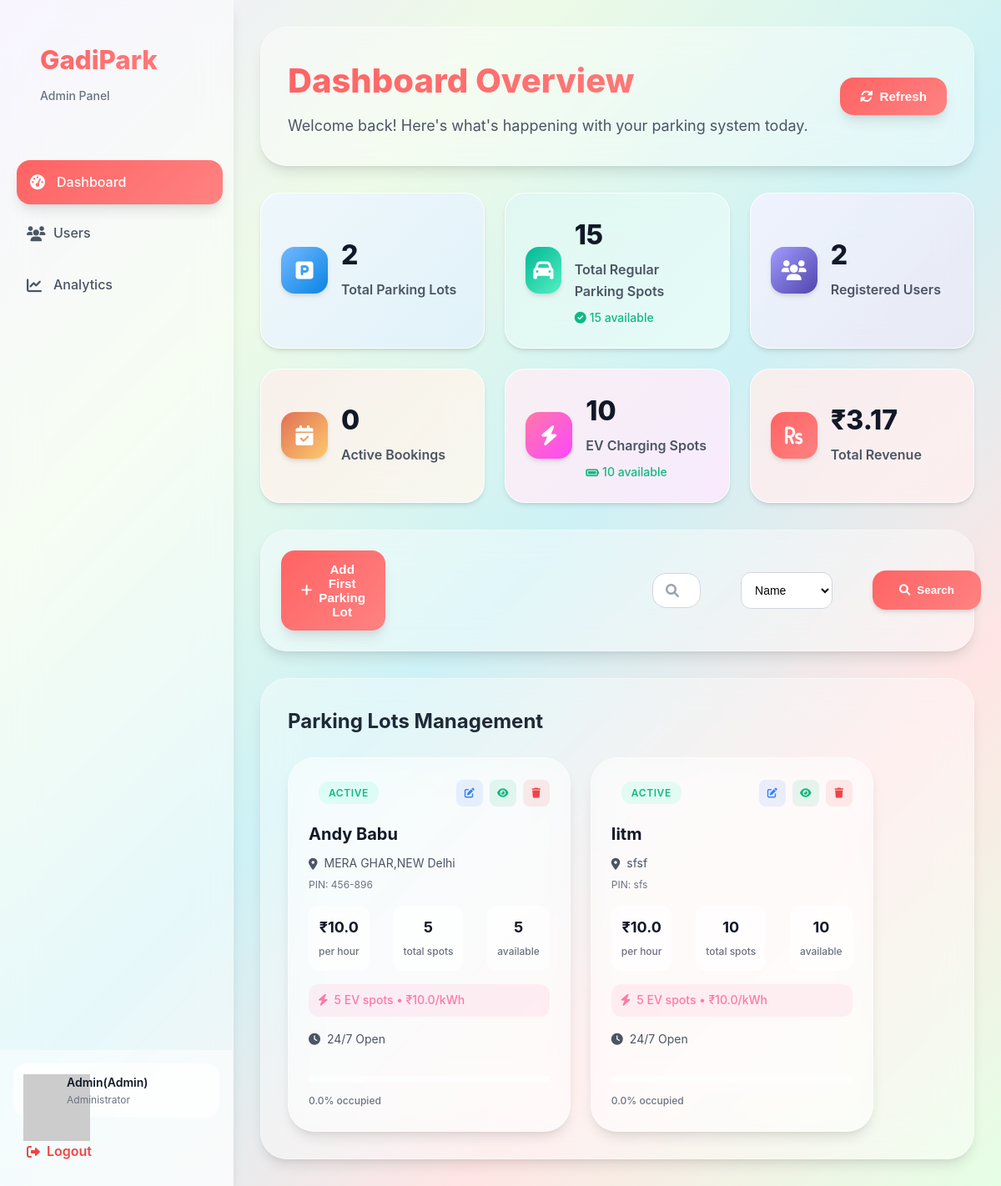
Page /admin_dashboard (signed in) on the committed database.
### models/user.py (models this page shows, shortened)
class User(db.Model):
    __tablename__ = 'users'
    id=db.Column(db.Integer,primary_key=True)
    username=db.Column(db.String(80),unique=True,nullable=False)
    password_hash=db.Column(db.String(128),nullable=False)
    full_name=db.Column(db.String(80),nullable=True)
    is_admin=db.Column(db.Boolean,default=False)
    wallet_balance=db.Column(db.Float,default=0.00)
    total_parkings=db.Column(db.Integer,default=0)
    total_spendings=db.Column(db.Float,default=0)
    registration_date=db.Column(db.DateTime,default=db.func.current_timestamp())

### models/parking_lot.py (models this page shows, shortened)
class ParkingLot(db.Model):
    __tablename__ = 'parking_lots'
    id = db.Column(db.Integer, primary_key=True)
    name= db.Column(db.String(80), unique=True, nullable=False)
    address = db.Column(db.String(200), nullable=False)
    pincode = db.Column(db.String(10), nullable=False)
    hourly_rate = db.Column(db.Float, nullable=False)
    total_spots = db.Column(db.Integer, nullable=False)
    occupied_regular_spots = db.Column(db.Integer, default=0)
    occupied_ev_spots = db.Column(db.Integer, default=0)
    ev_spots = db.Column(db.Integer, default=0)
    ev_charging_rate = db.Column(db.Float, nullable=True)
    opening_time = db.Column(db.String(10), nullable=True)
    closing_time = db.Column(db.String(10), nullable=True)
    is_24_hours = db.Column(db.Boolean, default=False)
    description = db.Column(db.String(200), nullable=True)

### routes/admin.py (the view, shortened to what this page needs)
@admin_bp.route('/admin_dashboard')
@login_required
@admin_required
def admin_dashboard():
    lots=ParkingLot.query.all()
    user = User.query.get(session.get('user_id'))
    spots=ParkingSpot.query.all()
    t_lots=lots
    search=request.args.get('search','').strip()
    search_filter=request.args.get('search_filter')
    if search_filter == 'name':
        lots=ParkingLot.query.filter(ParkingLot.name.ilike(f'%{search}%'))
    if search_filter == 'location':
        lots=ParkingLot.query.filter(ParkingLot.address.ilike(f'%{search}%'))
    if search_filter == 'pincode':
        lots=ParkingLot.query.filter(ParkingLot.pincode.ilike(f'%{search}%'))
    lot_id=request.args.get('lot_id')
    def spots_count(is_ev):
        return ParkingSpot.query.filter_by(is_ev_spot=is_ev).count()
    total_regular_available_spots=ParkingSpot.query.filter_by(status='available',is_ev_spot=0).count()
    total_ev_available_spots=ParkingSpot.query.filter_by(status='available',is_ev_spot=1).count()
    total_regular_spots=spots_count(0)
    total_ev_spots=spots_count(1)
    bookings=Booking.query.all()
    bookings_lot_id=[]
    for b in bookings:
        bookings_lot_id.append(b.lot_id)
    active_bookings=Booking.query.count()
    total_users=User.query.count() - 1
    lot = None
    if lot_id:
        lot=ParkingLot.query.filter_by(id=lot_id).first()
    history=History.query.all()
    total_revenue=0
    for h in history:
        total_revenue+=h.total_amount_paid
    return render_template('admin_dashboard.html',lots=lots,lot=lot,user=user,spots=spots,total_regular_available_spots=total_regular_available_spots,total_users=total_users,total_ev_available_spots=total_ev_available_spots,total_regular_spots=total_regular_spots,total_ev_spots=total_ev_spots,active_bookings=active_bookings,total_revenue=total_revenue,t_lots=t_lots,bookings_lot_id=bookings_lot_id)

### Templates/admin_dashboard.html (shortened to what this page needs)
{%extends "base.html" %}
{%block style%}
<link rel="stylesheet" href="{{url_for('static',filename='css/admin_dashboard.css')}}">
<link rel="stylesheet" href="{{url_for('static',filename='css/modal.css')}}">
{%endblock%}
{%block content %}
    <div class="dashboard-container">
        {% include 'admin_sidebar.html' %}
        <div class="main-content">
            <div class="content-header bg">
                <div class="header-left">
                    <h1>Dashboard Overview</h1>
                    <p>Welcome back! Here's what's happening with your parking system today.</p>
                </div>
                <div class="header-right">
                    <a href="{{url_for('admin.admin_dashboard')}}">
                        <button class="btn-style" onclick="location.reload()">
                            <i class="fas fa-sync-alt"></i>
                            Refresh
                        </button>
                    </a>
                </div>
            </div>
            <div class="grid-section">
                <div class="grid-card primary">
                    <div class="grid-icon">
                        <i class="fa-solid fa-square-parking"></i>
                    </div>
                    <div class="grid-content">
                        <h3>{{t_lots|length}}</h3>
                        <p>Total Parking Lots</p>
                    </div>
                </div>
                <div class="grid-card success">
                    <div class="grid-icon">
                        <i class="fas fa-car"></i>
                    </div>
                    <div class="grid-content">
                        <h3>{{total_regular_spots}}</h3>
                        <p>Total Regular Parking Spots</p>
                        <span class="grid-change positive">
                            <i class="fas fa-check-circle"></i>
                            {{total_regular_available_spots}} available
                        </span>
                    </div>
                </div>
                <div class="grid-card info">
                    <div class="grid-icon">
                        <i class="fas fa-users"></i>
                    </div>
                    <div class="grid-content">
                        <h3>{{total_users}}</h3>
                        <p>Registered Users</p>
                    </div>
                </div>
                <div class="grid-card warning">
                    <div class="grid-icon">
                        <i class="fas fa-calendar-check"></i>
                    </div>
                    <div class="grid-content">
                        <h3>{{active_bookings}}</h3>
                        <p>Active Bookings</p>
                    </div>
                </div>
                <div class="grid-card electric">
                    <div class="grid-icon">
                        <i class="fas fa-bolt"></i>
                    </div>
                    <div class="grid-content">
                        <h3>{{total_ev_spots}}</h3>
                        <p>EV Charging Spots</p>
                        <span class="grid-change positive">
                            <i class="fas fa-battery-full"></i>
                            {{total_ev_available_spots }} available
                        </span>
                    </div>
                </div>
                <div class="grid-card revenue">
                    <div class="grid-icon">
                        <i class="fas fa-rupee-sign"></i>
                    </div>
                    <div class="grid-content">
                        <h3>₹{{"%.2f"|format(total_revenue)}}</h3>
                        <p>Total Revenue</p>
                    </div>
                </div>
            </div>
            <div class="search-section bg " id="search-section">
                <button class="btn-style" id="add_parking_lot">
                    <i class="fas fa-plus"></i>
                        Add First Parking Lot
                </button>
                <form action="{{url_for('admin.admin_dashboard')}}" method="get">
                    <div class="search-container" id="search-container">
                        <div class="search-box">
                            <i class="fas fa-search"></i>
                            <input type="search" required name="search" placeholder="Search parking lots,...">
                        </div>
                        <div class="filter-controls">
                            <select name="search_filter" >
                                <option value="name">Name</option>
                            </select>
                        </div>
                        <button type="submit" class="search-btn" id="search-btn">
                            <i class="fas fa-search"></i>
                            Search
                        </button>
                    </div>
                </form>
            </div>
            <div class="parking-lots-section bg">
                <div class="parking-header">
                    <h2>Parking Lots Management</h2>
                </div>
                <div class="parking-lots-card-container">
                    {% for lot in lots %}
                    <div class="parking-lot-card bg">
                        <div class="card-header">
                            <div class="lot-status">
                                {% if lot.total_spots + lot.ev_spots == lot.occupied_regular_spots + lot.occupied_ev_spots %}
                                    <div class="full lot-status">
                                        Full
                                    </div>
                                {% else %}
                                    <div class="active lot-status">
                                        Active
                                    </div>
                                {% endif %}
                            </div>
                            <div class="card-actions">
                                <a href="{{ url_for('admin.admin_dashboard', lot_id=lot.id) }}"
                                   class="action-btn edit-lot ">
                                    <i class="fas fa-edit edit-lot"></i>
                                </a>
                                <form action="{{url_for('parking.view_details')}}" method="post">
                                    <button class="action-btn view"><i class="fas fa-eye"></i></button>
                                </form>
                                <a href="{{ url_for('parking.delete_lot', lot_id=lot.id) }}"
                                   class="action-btn delete"
                                   onclick="return confirm('Are you sure you want to delete this parking lot?')">
                                    <i class="fas fa-trash"></i>
                                </a>
                            </div>
                        </div>
                        <div class="card-content">
                            <h3>{{ lot.name }}</h3>
                            <p class="lot-address">
                                <i class="fas fa-map-marker-alt"></i>
                                {{ lot.address }}
                            </p>
                            <p class="lot-pincode">PIN: {{ lot.pincode }}</p>
                            <div class="lot-stats">
                                <div class="stat">
                                    <span class="stat-value">₹{{ lot.hourly_rate }}</span>
                                    <span class="stat-label">per hour</span>
                                </div>
                                <div class="stat">
                                    <span class="stat-value">{{ lot.total_spots }}</span>
                                    <span class="stat-label">total spots</span>
                                </div>
                                <div class="stat">
                                    <span class="stat-value">{{ lot.total_spots-lot.occupied_regular_spots}}</span>
                                    <span class="stat-label">available</span>
                                </div>
                            </div>
                            {% if lot.ev_spots > 0 %}
                            <div class="ev-info">
                                <i class="fas fa-bolt"></i>
                                <span>{{ lot.ev_spots }} EV spots • ₹{{ lot.ev_charging_rate }}/kWh</span>
                            </div>
                            {% endif %}
                            <div class="lot-hours">
                                {% if lot.is_24_hours %}
                                    <i class="fas fa-clock"></i>
                                    <span>24/7 Open</span>
                                {% else %}
                                    <i class="fas fa-clock"></i>
                                    <span>{{ lot.opening_time }} - {{ lot.closing_time }}</span>
                                {% endif %}
                            </div>
                        </div>
                        <div class="card-footer">
                            <div class="occupancy-bar">
                            </div>
                            <span class="occupancy-text">
                                {{ (((lot.occupied_regular_spots + lot.occupied_ev_spots) /(lot.total_spots + lot.ev_spots) * 100) | round(1)) if (lot.total_spots + lot.ev_spots) > 0 else 0 }}% occupied
                            </span>
                        </div>
                    </div>
                    {% endfor %}
                </div>
            </div>
        </div>
    </div>
{%endblock%}

### Templates/admin_sidebar.html
{%extends "base.html" %}
{%block style%}
<link rel="stylesheet" href="{{url_for('static',filename='css/admin_sidebar.css')}}">
{%endblock%}
{%block content %}
{% set current_path = request.path %}
<div class="sidebar">
    <div class="sidebar-header">
        <div class="logo">
            <h2>GadiPark</h2>
            <span>Admin Panel</span>
        </div>
    </div>
    <nav class="sidebar-nav">
        <a href="{{url_for('admin.admin_dashboard')}}" class="nav-item {% if current_path == url_for('admin.admin_dashboard') %}active{% endif %}">
            <i class="fas fa-tachometer-alt"></i>
            <span>Dashboard</span>
        </a>
        <a href="{{url_for('admin.users_summery')}}" class="nav-item {%if current_path == url_for('admin.users_summery') %}active{% endif %}">
            <i class="fas fa-users"></i>
            <span>Users</span>
        </a>
        <a href="{{url_for('admin.admin_charts')}}" class="nav-item {%if current_path == url_for('admin.admin_charts') %}active{% endif %} ">
            <i class="fas fa-chart-line"></i>
            <span>Analytics</span>
        </a>
    </nav>
    <div class="sidebar-footer">
        <a href="{{url_for('profile.profile')}}">
            <div class="admin-profile">
                <div class="profile-pic">
                <img src="https://api.dicebear.com/9.x/open-peeps/svg?seed={{ username }}&backgroundColor=transparent&radius=50"alt="Profile Avatar"class="profile-avatar"/>
                </div>
                <div class="profile-info">
                    <span class="profile-name">{{user.full_name}}(Admin)</span>
                    <span class="profile-role">Administrator</span>
                </div>
            </div>
        </a>
        <a href="{{url_for('auth.logout')}}" class="logout-btn">
            <i class="fas fa-sign-out-alt"></i>
            <span>Logout</span>
        </a>
    </div>
</div>
{%endblock%}

### rows in the picture
User: full_name "Admin"
ParkingLot: shows "ACTIVE", name "Andy Babu", address "MERA GHAR,NEW Delhi", pincode "456-896", hourly_rate "10.0", total_spots "5", lot.total_spots-lot.occupied_regular_spots "5", ev_spots "5", ev_charging_rate "10.0", is_24_hours True (drawn), total_spots+ev_spots+occupied_regular_spots "0.0"
ParkingLot: shows "ACTIVE", name "Iitm", address "sfsf", pincode "sfs", hourly_rate "10.0", total_spots "10", lot.total_spots-lot.occupied_regular_spots "10", ev_spots "5", ev_charging_rate "10.0", is_24_hours True (drawn), total_spots+ev_spots+occupied_regular_spots "0.0"

### other values in the picture
{{ t_lots|length }} "2"
{{ total_regular_spots }} "15"
{{ total_regular_available_spots }} "15"
{{ total_users }} "2"
{{ active_bookings }} "0"
{{ total_ev_spots }} "10"
{{ total_ev_available_spots }} "10"
{{ "%.2f"|format(total_revenue) }} "3.17"
